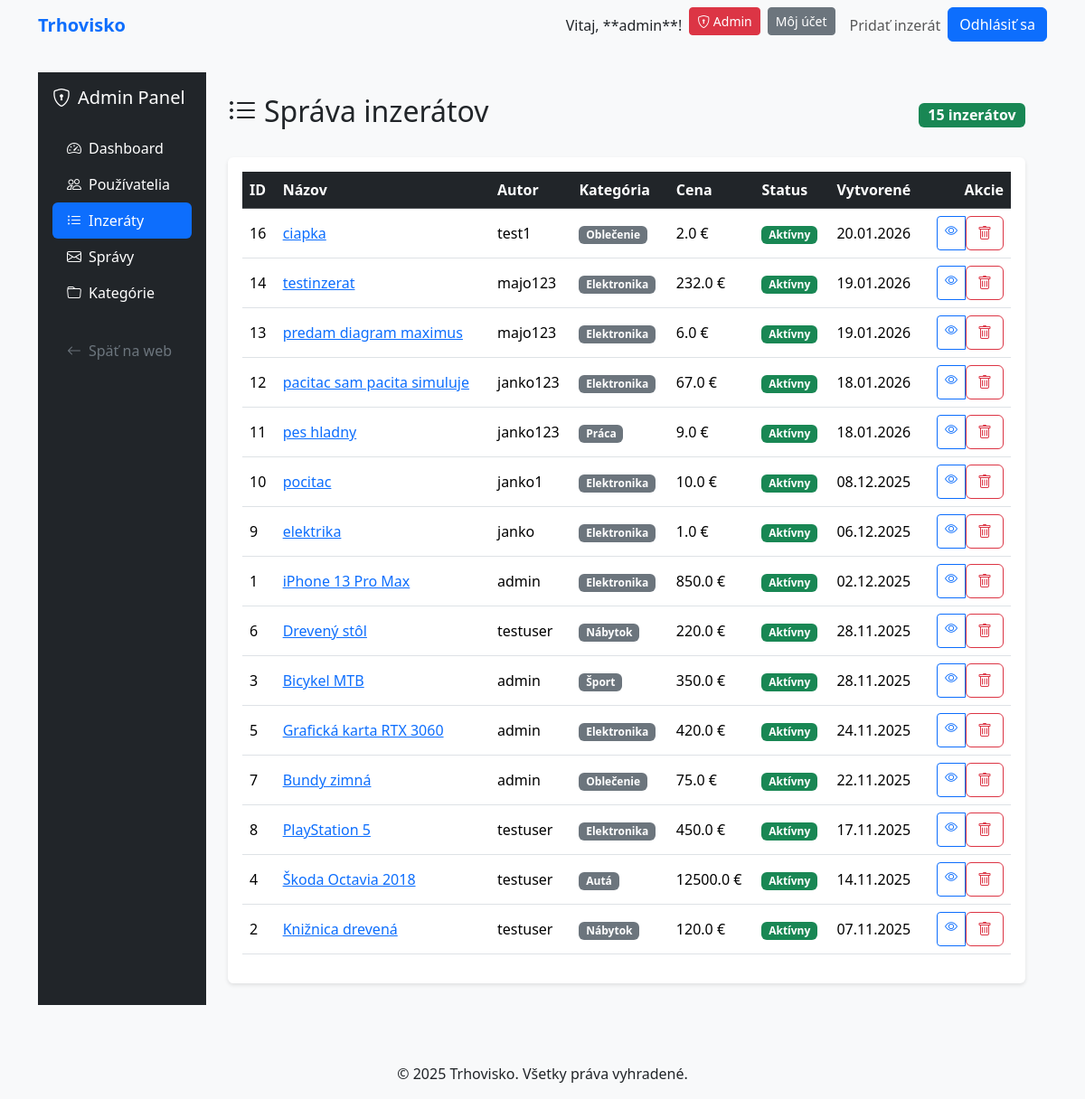
Page /admin/listings (signed in) on the earlier database version.
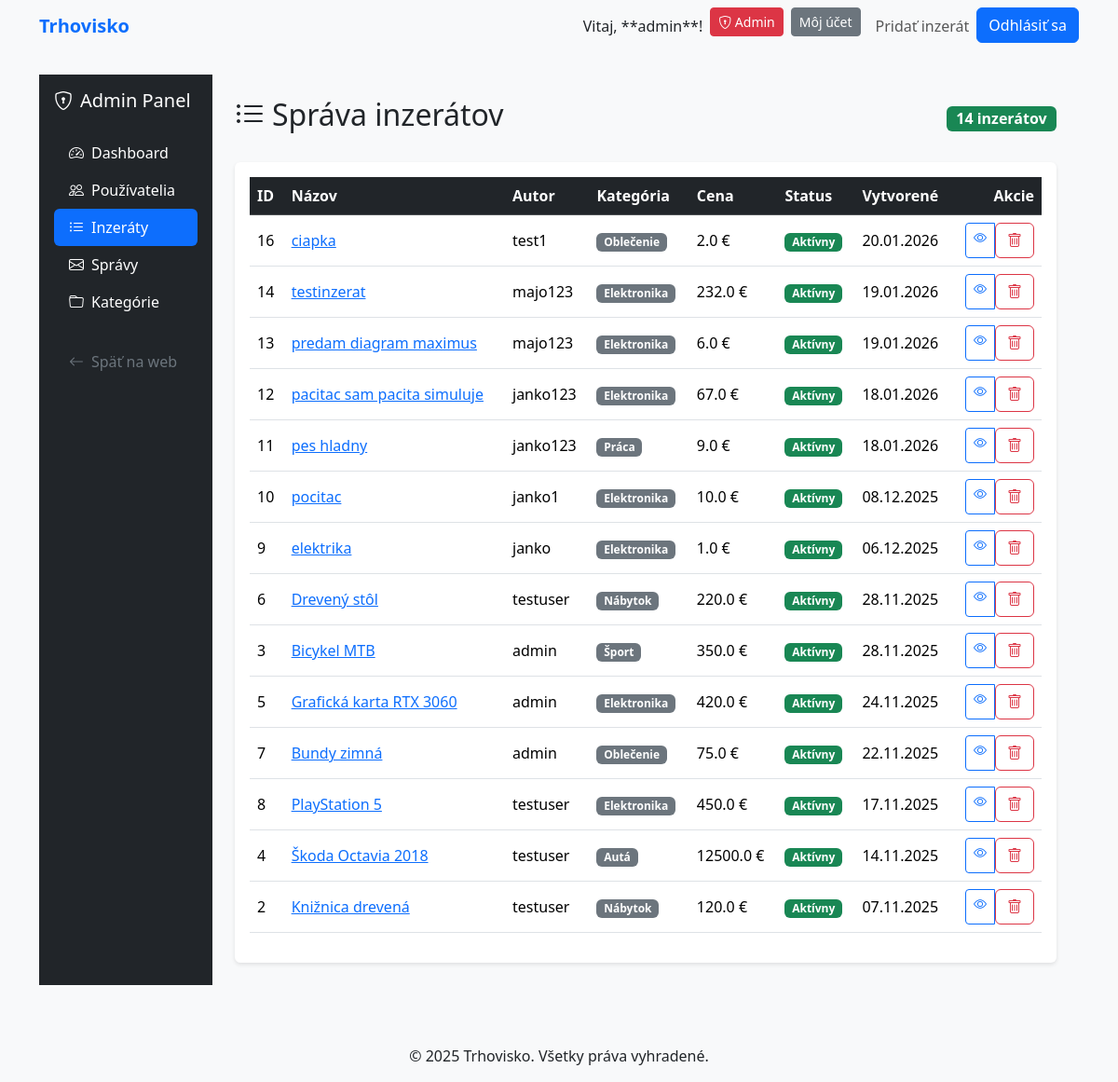
Same page on the later database version.
### models.py (models this page shows, shortened)
class User(db.Model, UserMixin):
    id = db.Column(db.Integer, primary_key=True)
    username = db.Column(db.String(20), unique=True, nullable=False)
    email = db.Column(db.String(120), unique=True, nullable=False)
    password_hash = db.Column(db.String(128), nullable=False)
    role = db.Column(db.String(20), default='user')
    created_at = db.Column(db.DateTime, default=datetime.utcnow)
    listings = db.relationship('Listing', backref='author', lazy=True, cascade='all, delete-orphan')
    sent_messages = db.relationship('Message', foreign_keys=[Message.sender_id], backref='sender', lazy=True, cascade='all, delete-orphan')
    received_messages = db.relationship('Message', foreign_keys=[Message.receiver_id], backref='receiver', lazy=True, cascade='all, delete-orphan')
    favorites = db.relationship('Favorite', backref='user', lazy=True, cascade='all, delete-orphan')
    def is_admin(self):
        return self.role == 'admin'

class Listing(db.Model):
    id = db.Column(db.Integer, primary_key=True)
    title = db.Column(db.String(200), nullable=False)
    description = db.Column(db.Text, nullable=False)
    price = db.Column(db.Float, nullable=False)
    location = db.Column(db.String(200))
    user_id = db.Column(db.Integer, db.ForeignKey('user.id'), nullable=False)
    category_id = db.Column(db.Integer, db.ForeignKey('category.id'), nullable=False)
    status = db.Column(db.String(20), default='active')
    created_at = db.Column(db.DateTime, default=datetime.utcnow)
    images = db.relationship('Image', backref='listing', lazy=True, cascade='all, delete-orphan')
    messages = db.relationship('Message', backref='listing', lazy=True)
    favorites = db.relationship('Favorite', backref='listing', lazy=True)

class Category(db.Model):
    id = db.Column(db.Integer, primary_key=True)
    name = db.Column(db.String(100), nullable=False)
    description = db.Column(db.Text)
    parent_id = db.Column(db.Integer, db.ForeignKey('category.id'), nullable=True)
    listings = db.relationship('Listing', backref='category', lazy=True)
    subcategories = db.relationship('Category', backref=db.backref('parent', remote_side=[id]), lazy=True)

### routes.py (the view)
    @app.route('/admin/listings')
    @login_required
    @admin_required
    def admin_listings():
        listings = Listing.query.order_by(Listing.created_at.desc()).all()
        return render_template('admin/listings.html', listings=listings)

### app.py (called while the page is built)
    @app.context_processor
    def inject_user():
        from flask_login import current_user
        return dict(current_user=current_user)

    @login_manager.user_loader
    def load_user(user_id):
        from models import User
        return db.session.get(User, int(user_id))

### routes.py (called while the page is built)
def admin_required(f):
    from functools import wraps
    @wraps(f)
    def decorated_function(*args, **kwargs):
        if not current_user.is_authenticated or not current_user.is_admin():
            flash('Prístup zamietnutý. Vyžadujú sa administrátorské práva.', 'danger')
            return redirect(url_for('home'))
        return f(*args, **kwargs)
    return decorated_function

### templates/admin/listings.html (shortened to what this page needs)
{% extends "admin/base_admin.html" %}
{% block admin_content %}
<div class="d-flex justify-content-between align-items-center mb-4">
    <h2><i class="bi bi-list-ul me-2"></i>Správa inzerátov</h2>
    <span class="badge bg-success fs-6">{{ listings|length }} inzerátov</span>
</div>
<div class="card">
    <div class="card-body">
        <div class="table-responsive">
            <table class="table table-hover align-middle">
                <thead class="table-dark">
                    <tr>
                        <th>ID</th>
                        <th>Názov</th>
                        <th>Autor</th>
                        <th>Kategória</th>
                        <th>Cena</th>
                        <th>Status</th>
                        <th>Vytvorené</th>
                        <th class="text-end">Akcie</th>
                    </tr>
                </thead>
                <tbody>
                    {% for listing in listings %}
                    <tr>
                        <td>{{ listing.id }}</td>
                        <td>
                            <a href="{{ url_for('listing_detail', id=listing.id) }}" target="_blank">
                                {{ listing.title[:40] }}{% if listing.title|length > 40 %}...{% endif %}
                            </a>
                        </td>
                        <td>{{ listing.author.username }}</td>
                        <td>
                            <span class="badge bg-secondary">{{ listing.category.name if listing.category else 'N/A' }}</span>
                        </td>
                        <td>{{ listing.price }} €</td>
                        <td>
                            {% if listing.status == 'active' %}
                            <span class="badge bg-success">Aktívny</span>
                            {% elif listing.status == 'sold' %}
                            <span class="badge bg-danger">Predaný</span>
                            {% else %}
                            <span class="badge bg-warning">{{ listing.status }}</span>
                            {% endif %}
                        </td>
                        <td>{{ listing.created_at.strftime('%d.%m.%Y') }}</td>
                        <td class="text-end">
                            <div class="btn-group btn-group-sm">
                                <a href="{{ url_for('listing_detail', id=listing.id) }}"
                                   class="btn btn-outline-primary" target="_blank" title="Zobraziť">
                                    <i class="bi bi-eye"></i>
                                </a>
                                <form method="POST" action="{{ url_for('admin_delete_listing', listing_id=listing.id) }}"
                                      class="d-inline"
                                      onsubmit="return confirm('Naozaj chcete zmazať inzerát \"{{ listing.title }}\"?');">
                                    <button type="submit" class="btn btn-outline-danger" title="Zmazať">
                                        <i class="bi bi-trash"></i>
                                    </button>
                                </form>
                            </div>
                        </td>
                    </tr>
                    {% endfor %}
                </tbody>
            </table>
        </div>
    </div>
</div>
{% endblock %}

### templates/admin/base_admin.html (shortened to what this page needs)
{% extends "base.html" %}
{% block content %}
<div class="container-fluid">
    <div class="row">
        <div class="col-md-2 bg-dark min-vh-100 p-0">
            <div class="p-3">
                <h5 class="text-white mb-4">
                    <i class="bi bi-shield-lock me-2"></i>Admin Panel
                </h5>
                <ul class="nav flex-column">
                    <li class="nav-item">
                        <a class="nav-link text-white {% if request.endpoint == 'admin_panel' %}bg-primary rounded{% endif %}"
                           href="{{ url_for('admin_panel') }}">
                            <i class="bi bi-speedometer2 me-2"></i>Dashboard
                        </a>
                    </li>
                    <li class="nav-item">
                        <a class="nav-link text-white {% if request.endpoint == 'admin_users' %}bg-primary rounded{% endif %}"
                           href="{{ url_for('admin_users') }}">
                            <i class="bi bi-people me-2"></i>Používatelia
                        </a>
                    </li>
                    <li class="nav-item">
                        <a class="nav-link text-white {% if request.endpoint == 'admin_listings' %}bg-primary rounded{% endif %}"
                           href="{{ url_for('admin_listings') }}">
                            <i class="bi bi-list-ul me-2"></i>Inzeráty
                        </a>
                    </li>
                    <li class="nav-item">
                        <a class="nav-link text-white {% if request.endpoint == 'admin_messages' %}bg-primary rounded{% endif %}"
                           href="{{ url_for('admin_messages') }}">
                            <i class="bi bi-envelope me-2"></i>Správy
                        </a>
                    </li>
                    <li class="nav-item">
                        <a class="nav-link text-white {% if request.endpoint == 'admin_categories' %}bg-primary rounded{% endif %}"
                           href="{{ url_for('admin_categories') }}">
                            <i class="bi bi-folder me-2"></i>Kategórie
                        </a>
                    </li>
                    <li class="nav-item mt-4">
                        <a class="nav-link text-secondary" href="{{ url_for('home') }}">
                            <i class="bi bi-arrow-left me-2"></i>Späť na web
                        </a>
                    </li>
                </ul>
            </div>
        </div>
        <div class="col-md-10 p-4">
            {% block admin_content %}{% endblock %}
        </div>
    </div>
</div>
{% endblock %}

### templates/base.html (shortened to what this page needs)
<!doctype html>
<html lang="sk">
<head>
    <link href="https://cdn.jsdelivr.net/npm/bootstrap@5.3.3/dist/css/bootstrap.min.css" rel="stylesheet">
    <link rel="stylesheet" href="https://cdn.jsdelivr.net/npm/bootstrap-icons@1.11.3/font/bootstrap-icons.min.css">
    <link rel="stylesheet" href="{{ url_for('static', filename='css/main.css') }}">
</head>
<body>
    <header>
        <nav class="navbar navbar-expand-lg navbar-light bg-light">
            <div class="container">
                <a class="navbar-brand" href="{{ url_for('home') }}">Trhovisko</a>
                <div class="collapse navbar-collapse" id="navbarNav">
                    <ul class="navbar-nav ms-auto">
                        {% if current_user.is_authenticated %}
                            <li class="nav-item">
                                <span class="nav-link text-dark">Vitaj, **{{ current_user.username }}**!</span>
                            </li>
                            {% if current_user.is_admin() %}
                            <li class="nav-item">
                                <a class="btn btn-sm btn-danger me-2" href="{{ url_for('admin_panel') }}">
                                    <i class="bi bi-shield-lock"></i> Admin
                                </a>
                            </li>
                            {% endif %}
                            <li class="nav-item">
                                <a class="btn btn-sm btn-secondary me-2" href="{{ url_for('dashboard') }}">Môj účet</a>
                            </li>
                            <li class="nav-item">
                                <a class="nav-link" href="{{ url_for('new_listing') }}">Pridať inzerát</a>
                            </li>
                            <li class="nav-item">
                                <a class="btn btn-primary" href="{{ url_for('logout') }}">Odhlásiť sa</a>
                            </li>
                        {% endif %}
                    </ul>
                </div>
            </div>
        </nav>
    </header>
    <main class="container my-4">
        {% block content %}{% endblock %}
    </main>
    <footer class="bg-light py-3 mt-5">
        <div class="container text-center">
            <p class="mb-0">&copy; 2025 Trhovisko. Všetky práva vyhradené.</p>
        </div>
    </footer>
</body>
</html>

### static/css/main.css (style rules this page uses)
body { font-family: 'Segoe UI', Tahoma, Geneva, Verdana, sans-serif; background-color: #f8f9fa; }
.navbar-brand { font-weight: 700; color: #0d6efd !important; }
.card { transition: transform 0.2s; border: none; box-shadow: 0 2px 4px rgba(0,0,0,0.1); }
.btn-primary { background-color: #0d6efd; border-color: #0d6efd; }

Differences in the rows shown:
removed Listing: id "1", title "iPhone 13 Pro Max", author.username "admin", category "Elektronika", price "850.0", status "Aktívny", created_at "02.12.2025"
Other differences:
{{ listings|length }}: "15" → "14"
